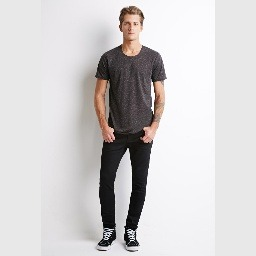
#> input picture Dataset/id_00000080/01_7_additional_11zon.jpeg, 256 x 256 px, found by its file name
$ jupyter execute arithmetic.ipynb   (shell and % lines are left out)
#> lines starting #> are read from the running program, lines starting #| are printed output that depends on the picture
<a href="https://colab.research.google.com/github/jodysuseno/TugasAkhirTKC_073-079/blob/main/tugas/opencv_basic/arithmetic.ipynb" target="_parent"></a>

[cell 1]
# import the necessary packages
from matplotlib import pyplot as plt
import numpy as np
import argparse
import cv2

[cell 2]
def plt_imshow(title, image):
	# convert the image frame BGR to RGB color space and display it
	image = cv2.cvtColor(image, cv2.COLOR_BGR2RGB)
	plt.imshow(image)
	plt.title(title)
	plt.grid(False)
	plt.show()

[cell 3]
# since we are using Jupyter Notebooks we can replace our argument
# parsing code with *hard coded* arguments and values
args = {
	# "image": "lab.jpeg"
	"image": "01_7_additional_11zon.jpeg"
}

[cell 4]
# images are NumPy arrays stored as unsigned 8-bit integers (unit8)
# with values in the range [0, 255]; when using the add/subtract
# functions in OpenCV, these values will be *clipped* to this range,
# even if they fall outside the range [0, 255] after applying the
# operation
added = cv2.add(np.uint8([200]), np.uint8([100]))
subtracted = cv2.subtract(np.uint8([50]), np.uint8([100]))
print("max of 255: {}".format(added))
print("min of 0: {}".format(subtracted))

[cell 5]
# using NumPy arithmetic operations (rather than OpenCV operations)
# will result in a modulo ("wrap around") instead of being clipped
# to the range [0, 255]
added = np.uint8([200]) + np.uint8([100])
subtracted = np.uint8([50]) - np.uint8([100])
print("wrap around: {}".format(added))
print("wrap around: {}".format(subtracted))

[cell 6]
# load the original input image and display it to our screen
image = cv2.imread(args["image"], 1)
#> image is the input picture: shape (256, 256, 3); mean B, G, R 206.4, 206.2, 208.8
# print(image)
plt_imshow("Original", image)

[cell 7]
# increasing the pixel intensities in our input image by 100 is
# accomplished by constructing a NumPy array that has the *same
# dimensions* as our input image, filling it with ones, multiplying
# it by 100, and then adding the input image and matrix together
M = np.ones(image.shape, dtype="uint8") * 100
added = cv2.add(image, M)
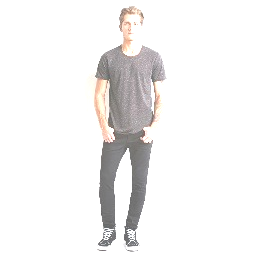
#> added: shape (256, 256, 3); mean B, G, R 240.8, 241.3, 242.4
plt_imshow("Lighter", added)

[cell 8]
# similarly, we can subtract 50 from all pixels in our image and make it
# darker
M = np.ones(image.shape, dtype="uint8") * 50
subtracted = cv2.subtract(image, M)
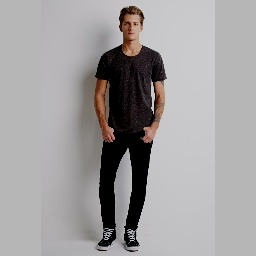
#> subtracted: shape (256, 256, 3); mean B, G, R 158.1, 157.8, 160.2
plt_imshow("Darker", subtracted)
